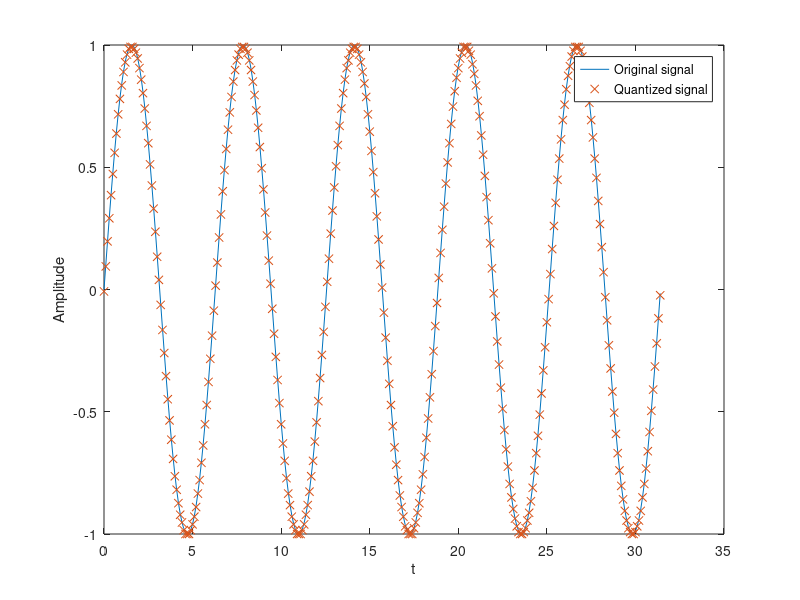

The MATLAB script that drew this image:
% Packetization and depacketization
clc;clear
load('signaIndices.mat')
%% Step 2.1
% Packetization
k = 127; % Size of packets (127 symbols per)
len = length(index); 
z = k - rem(len,k); % Number of zeros added to make an entire packet
indices = [index,zeros(1,z)];
packets = reshape(indices,length(indices)/k,k);

%% Step 2.2
% Depacketization
dePackets = reshape(packets,1,numel(packets));
symbols = dePackets(1:len);

%% Step 2.3
% Verification
t = 0:.1:10*pi;
signal = sin(t);
partition = -1:1/127:1;
codebook = (-1-1/127):1/127:1;
[index,quants] = quantiz(signal,partition,codebook);
k = 127; 
len = length(index); 
z = k - rem(len,k); 
indices = [index,zeros(1,z)];
packets = reshape(indices,length(indices)/k,k);
dePackets = reshape(packets,1,numel(packets));
symbols = dePackets(1:len);
qSignal = codebook(symbols+1);
figure
plot(t,signal,t,qSignal,'x')
legend('Original signal','Quantized signal');
xlabel('t');ylabel('Amplitude')
